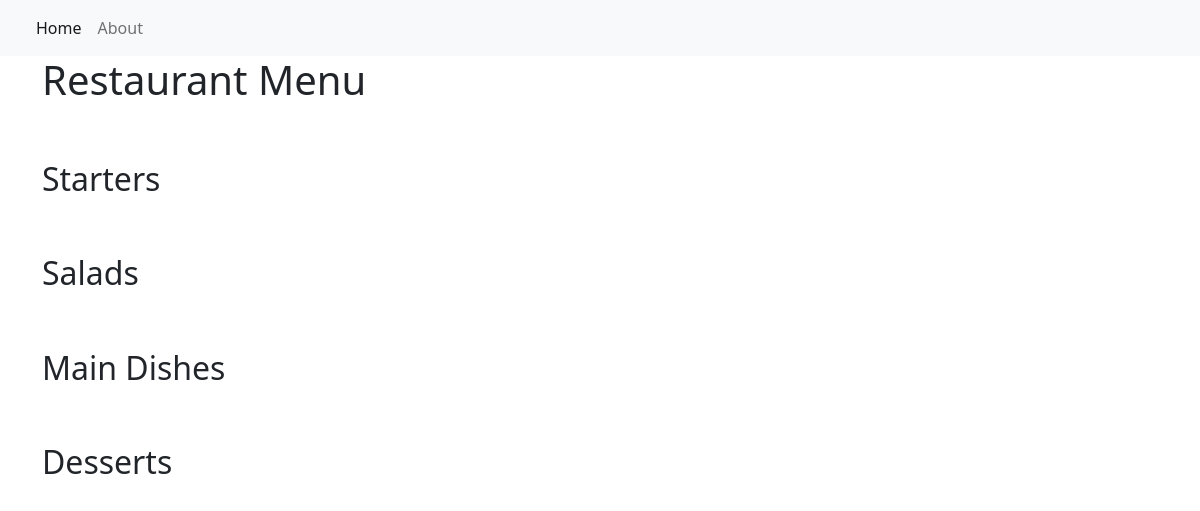
The app's page /, older data.
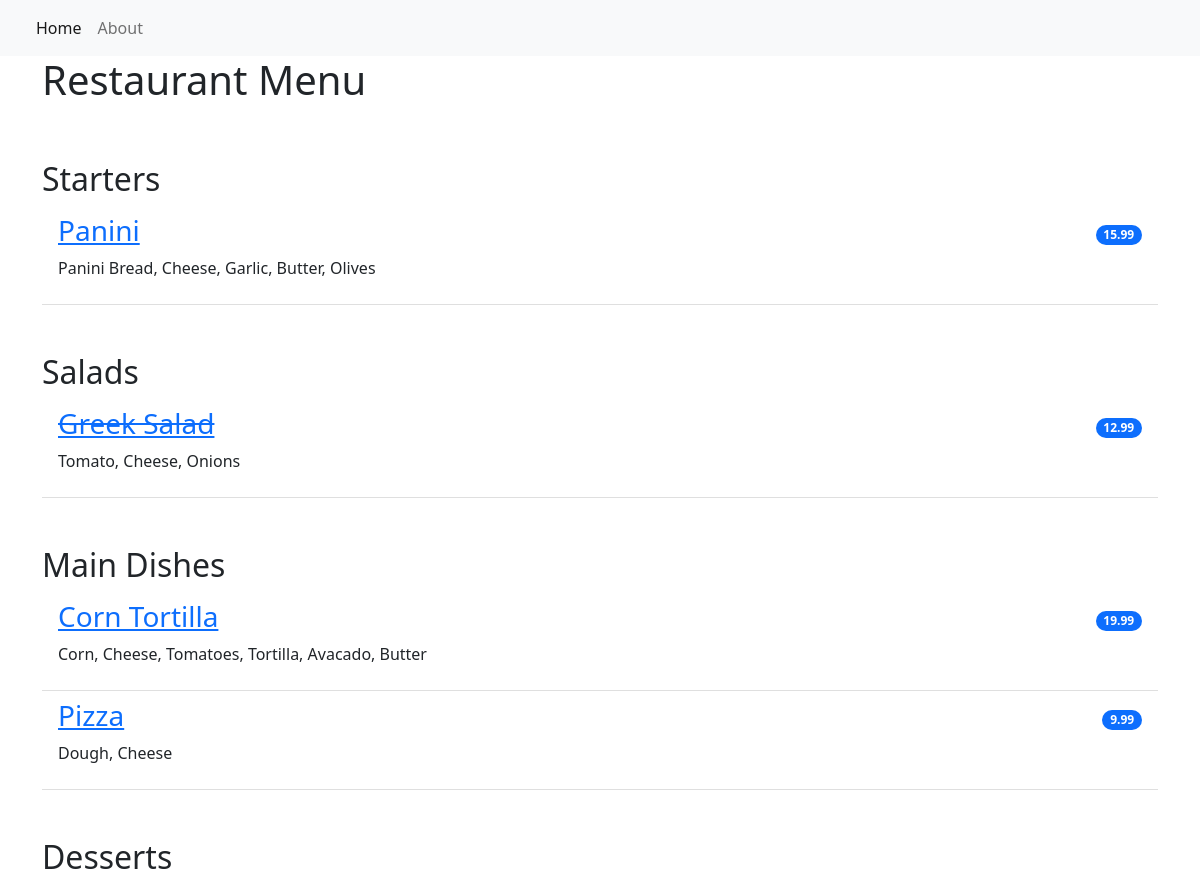
The same page, newer data.
### restuarant_menu/models.py (models this page shows, shortened)
class Item(models.Model):
    meal = models.CharField(max_length=1000, unique = True)
    description = models.CharField(max_length=1000)
    price = models.DecimalField(max_digits=10,decimal_places=2)
    meal_type = models.CharField(max_length=200,choices=MEAL_TYPE)
    author = models.ForeignKey(User, on_delete=models.PROTECT)
    status = models.IntegerField(choices=STATUS, default=0)
    date_created = models.DateTimeField(auto_now_add=True)
    date_updated = models.DateTimeField(auto_now=True)

### restuarant_menu/views.py (the view)
# urls.py: path('', views.MenuList.as_view(), name = 'home'),
class MenuList(generic.ListView):
    queryset = Item.objects.order_by("-date_created")
    template_name = "index.html"
    def get_context_data(self, **kwargs):
        context = super().get_context_data(**kwargs)
        context["meals"] = MEAL_TYPE
        return context

### restuarant_menu/templates/index.html
{% extends 'base.html' %}
{% block content %}
<div class="container">
  <h1>Restaurant Menu</h1>
    <ul class="list-group list-group-flush">
        {% for meal in meals %}
            <h2 class="pt-5">{{ meal.1 }}</h2>
                {% for row in item_list %}
                    {% if row.meal_type == meal.0 %}
                        {% if row.status == 0 %}
                        <li class="list-group-item d-flex justify-content-between align-items-center border-0 pb-0">
                            <a href="{% url 'menu_item' row.pk %}"><h3><del>{{ row.meal }}</del></h3></a>
                            <span class="badge bg-primary rounded-pill">{{ row.price }}</span>
                        </li>
                        <li class="list-group-item pt-0">
                            <p>{{ row.description }}</p>
                        </li>
                        {% else %}
                        <li class="list-group-item d-flex justify-content-between align-items-center border-0 pb-0">
                            <a href="{% url 'menu_item' row.pk %}"><h3>{{ row.meal }}</h3></a>
                            <span class="badge bg-primary rounded-pill">{{ row.price }}</span>
                        </li>
                        <li class="list-group-item pt-0">
                            <p>{{ row.description }}</p>
                        </li>
                        {% endif %}
                    {% endif %}
                {% endfor %}
        {% endfor %}
    </ul>
</div>
{% endblock content %}

### restuarant_menu/templates/base.html (shortened to what this page needs)
<!DOCTYPE html>
<html lang="en">
    <head>
        <link href="https://cdn.jsdelivr.net/npm/bootstrap@5.2.0-beta1/dist/css/bootstrap.min.css" rel="stylesheet">
    </head>
    <body>
        <nav class="navbar navbar-expand-lg bg-light">
            <div class="container-fluid">
                <div class="collapse navbar-collapse" id="navbarNav">
                    <ul class="navbar-nav">
                         <li class="nav-item">
                            <a class="nav-link active" aria-current="page" href="{% url 'home' %}">Home</a>
                        </li>
                        <li class="nav-item">
                            <a class="nav-link" aria-current="page" href="{% url 'home' %}">About</a>
                        </li>
                    </ul>
                </div>
            </div>
        </nav>
        {% block content %}
        {% endblock content %}
    </body>
</html>

Row changes from the older to the newer data that the page shows:
added Item: meal "Panini", price "15.99", description "Panini Bread, Cheese, Garlic, Butter, Olives", shown under "Starters"
added Item: meal "Greek Salad", price "12.99", description "Tomato, Cheese, Onions", shown under "Salads"
added Item: meal "Corn Tortilla", price "19.99", description "Corn, Cheese, Tomatoes, Tortilla, Avacado, Butter", shown under "Main Dishes"
added Item: meal "Pizza", price "9.99", description "Dough, Cheese", shown under "Main Dishes"
